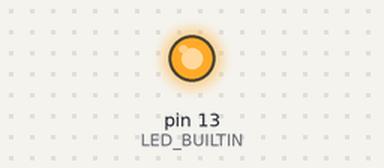
This sketch was run on a simulated Arduino Uno, built with avr-gcc and run on an emulated ATmega328P. Shown: output pins drawn as LEDs (lit = HIGH).

Above: at 1.5 s.
At 40.5 s:
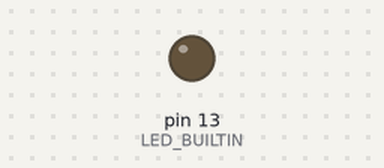
Timing chart, 0 to 54.6 s (numbered marks = the images above):
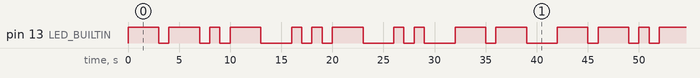

The sketch:

blink-variation-03.ino
```cpp
int dotDurantion = 1000;

void setup() {
  // put your setup code here, to run once:
pinMode(LED_BUILTIN, OUTPUT);
}

void loop() {
  // Q
   digitalWrite(LED_BUILTIN, HIGH);
  delay(dotDurantion*3);
   digitalWrite(LED_BUILTIN, LOW);
  delay(dotDurantion);
  digitalWrite(LED_BUILTIN, HIGH);
  delay(dotDurantion*3);
   digitalWrite(LED_BUILTIN, LOW);
  delay(dotDurantion);
  digitalWrite(LED_BUILTIN, HIGH);
  delay(dotDurantion);
  digitalWrite(LED_BUILTIN, LOW);
  delay(dotDurantion);
  digitalWrite(LED_BUILTIN, HIGH);
  delay(dotDurantion*3);
  digitalWrite(LED_BUILTIN, LOW);
  delay(dotDurantion*3);

  // U
  digitalWrite(LED_BUILTIN, HIGH);
  delay(dotDurantion);
  digitalWrite(LED_BUILTIN, LOW);
  delay(dotDurantion);
  digitalWrite(LED_BUILTIN, HIGH);
  delay(dotDurantion);
  digitalWrite(LED_BUILTIN, LOW);
  delay(dotDurantion);
  digitalWrite(LED_BUILTIN, HIGH);
  delay(dotDurantion*3);
   digitalWrite(LED_BUILTIN, LOW);
  delay(dotDurantion*3);

  // I
  digitalWrite(LED_BUILTIN, HIGH);
  delay(dotDurantion);
  digitalWrite(LED_BUILTIN, LOW);
  delay(dotDurantion);
  digitalWrite(LED_BUILTIN, HIGH);
  delay(dotDurantion);
  digitalWrite(LED_BUILTIN, LOW);
  delay(dotDurantion*3);

  // M
  digitalWrite(LED_BUILTIN, HIGH);
  delay(dotDurantion*3);
   digitalWrite(LED_BUILTIN, LOW);
  delay(dotDurantion);
  digitalWrite(LED_BUILTIN, HIGH);
  delay(dotDurantion*3);
   digitalWrite(LED_BUILTIN, LOW);
  delay(dotDurantion*3);

  // space

}
```

Measured:
- by itself, pin 13 (LED_BUILTIN): moves between LOW and HIGH, repeating every 42.0 s
- by itself, everything shown: repeats every 42.0 s, in 22 steps
